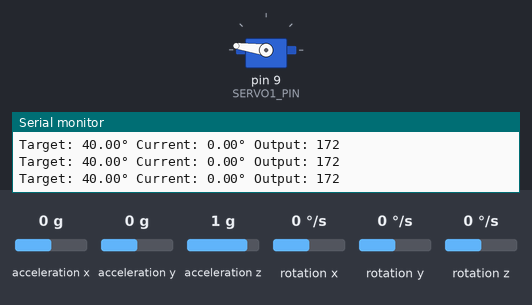
A sketch run on a simulated Arduino Uno, built with avr-gcc and run on an emulated ATmega328P. Shown: servo, the last lines printed to the serial monitor. The inputs (shaded band) are chosen by the test bench; at power-on: acceleration y 0 g, rotation x 0 °/s, acceleration x 0 g, acceleration z 1 g, rotation y 0 °/s, rotation z 0 °/s.

Above: at 1.2 s.
1.3 s: acceleration y set to -0.8 g
2.8 s: rotation x set to 100 °/s
At 3.83 s:
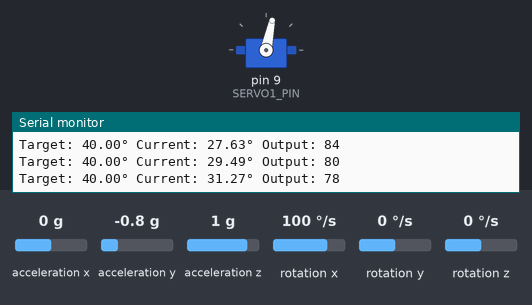
5.8 s: acceleration y set to 0 g
At 6.6 s:
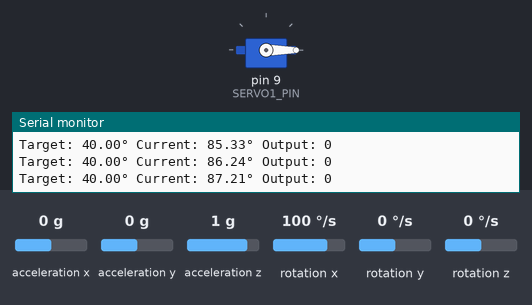
7.4 s: rotation x set to 0 °/s
At 7.72 s:
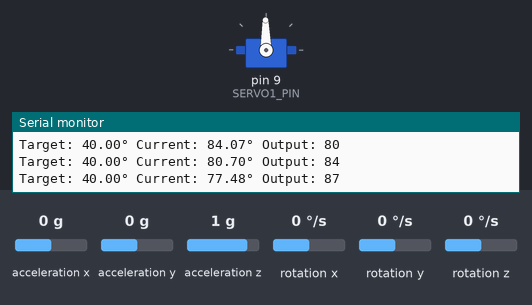
Timing chart, 0 to 11.4 s (numbered marks = the images above; inputs shaded):
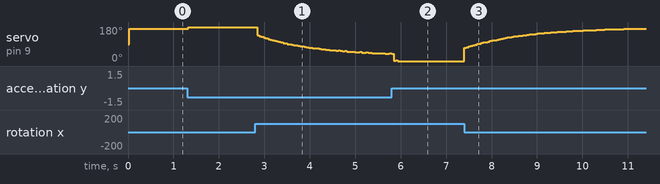

Measured:
- after the input at 7.4 s, servo on pin 9 (SERVO1_PIN): moves from 0° to 172° over 3.9 s, starting at once

The sketch:

sketch_servo_giroscopio.ino
```cpp
#include "I2Cdev.h"
#include "MPU6050.h"
#include "Wire.h"
#include <Servo.h>

// Definición de pines
const int SERVO1_PIN = 9;

// Objetos
MPU6050 mpu;
Servo servo1;

// Variables de control
float targetAngle = 40;    // Ángulo objetivo
float currentAngle = 0;   // Ángulo actual medido
float prevError = 0;
float integral = 0;

// Parámetros PID
const float Kp = 2.0;    // Ganancia proporcional
const float Ki = 0.05;   // Ganancia integral
const float Kd = 1.0;    // Ganancia derivativa

// Variables giroscopio
float accel_angle_x, accel_angle_y;
float gyro_angle_x = 0;
unsigned long lastTime = 0;
float dt;

void setup() {
  Serial.begin(9600);
  Wire.begin();

  // Inicializar MPU6050
  mpu.initialize();
  if (!mpu.testConnection()) {
    Serial.println("Error en MPU6050");
    while(1);
  }

  // Configurar servo
  servo1.attach(SERVO1_PIN, 1000, 2000); // Ajusta los valores mínimo/máximo si es necesario

  // Calibración inicial
  calculateInitialAngles();
  currentAngle = accel_angle_x;
  lastTime = millis();

  Serial.println("Sistema listo");
}

void calculateInitialAngles() {
  int16_t ax, ay, az;
  mpu.getAcceleration(&ax, &ay, &az);

  float ax_g = ax / 16384.0;
  float ay_g = ay / 16384.0;
  float az_g = az / 16384.0;

  accel_angle_x = atan2(ay_g, sqrt(ax_g * ax_g + az_g * az_g)) * 180.0 / PI;
}

void loop() {
  // Calcular tiempo transcurrido
  unsigned long currentTime = millis();
  dt = (currentTime - lastTime) / 1000.0; // en segundos
  lastTime = currentTime;

  // Leer sensores
  int16_t ax, ay, az, gx, gy, gz;
  mpu.getMotion6(&ax, &ay, &az, &gx, &gy, &gz);

  // Calcular ángulo del acelerómetro
  float ax_g = ax / 16384.0;
  float ay_g = ay / 16384.0;
  float az_g = az / 16384.0;

  accel_angle_x = atan2(ay_g, sqrt(ax_g * ax_g + az_g * az_g)) * 180.0 / PI;

  // Calcular ángulo del giroscopio (integración)
  float gyro_rate_x = gx / 131.0; // °/s
  gyro_angle_x += gyro_rate_x * dt;

  // Filtro complementario
  float alpha = 0.96;
  currentAngle = alpha * (currentAngle + gyro_rate_x * dt) + (1.0 - alpha) * accel_angle_x;

  // Control PID
  float error = targetAngle - currentAngle;
  integral += error * dt;
  float derivative = (error - prevError) / dt;
  prevError = error;

  float output = Kp * error + Ki * integral + Kd * derivative;

  // Mapear salida PID a valores de servo (0-180°)
  int servoAngle = constrain(map(output, -90, 90, 0, 180), 0, 180);
  servo1.write(servoAngle);

  // Monitorización (opcional)
  Serial.print("Target: "); Serial.print(targetAngle);
  Serial.print("° Current: "); Serial.print(currentAngle);
  Serial.print("° Output: "); Serial.println(servoAngle);

  delay(20); // Pequeña pausa para estabilidad
}
```
